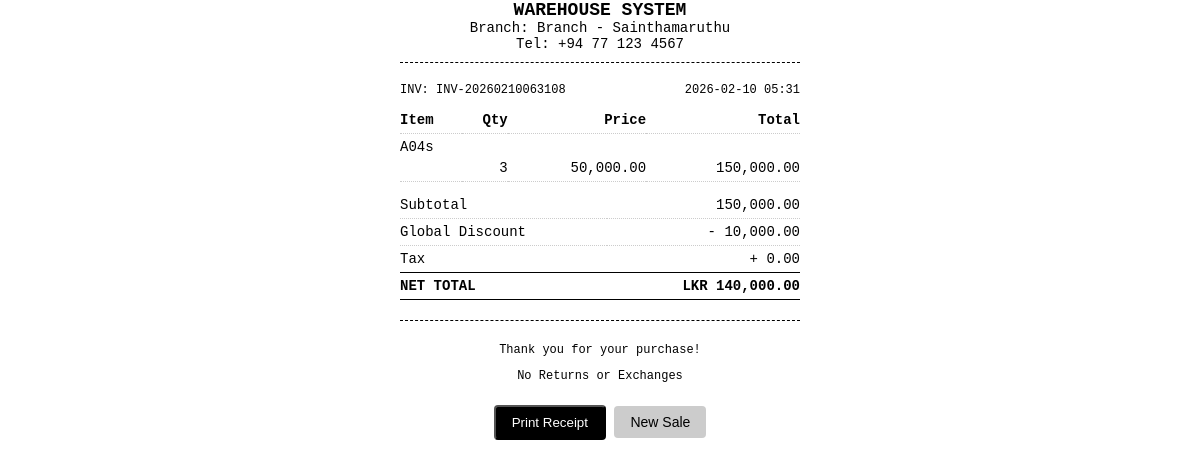
Page /receipt.php?id=1 on the committed database.
### tables this page shows
CREATE TABLE `sales` (
  `id` int(11) NOT NULL,
  `invoice_no` varchar(50) NOT NULL,
  `location_id` int(11) NOT NULL,
  `payment_method` enum('Cash','Card','Transfer') NOT NULL,
  `total_amount` decimal(15,2) DEFAULT 0.00,
  `discount_amount` decimal(15,2) DEFAULT 0.00,
  `tax_amount` decimal(15,2) DEFAULT 0.00,
  `net_amount` decimal(15,2) DEFAULT 0.00,
  `created_at` timestamp NOT NULL DEFAULT current_timestamp()
);

CREATE TABLE `locations` (
  `id` int(11) NOT NULL,
  `code` varchar(50) DEFAULT NULL,
  `name` varchar(150) NOT NULL,
  `created_at` timestamp NOT NULL DEFAULT current_timestamp()
);

CREATE TABLE `sales_items` (
  `id` int(11) NOT NULL,
  `sale_id` int(11) NOT NULL,
  `product_id` int(11) NOT NULL,
  `qty` int(11) NOT NULL,
  `unit_price` decimal(15,2) NOT NULL,
  `subtotal` decimal(15,2) NOT NULL
);

CREATE TABLE `products` (
  `id` int(11) NOT NULL,
  `sku` varchar(50) DEFAULT NULL,
  `name` varchar(150) NOT NULL,
  `brand` varchar(100) DEFAULT NULL,
  `description` text DEFAULT NULL,
  `purchase_price` decimal(10,2) DEFAULT 0.00,
  `selling_price` decimal(10,2) DEFAULT 0.00,
  `category` varchar(100) DEFAULT NULL,
  `unit_price` decimal(10,2) DEFAULT 0.00,
  `min_stock_level` int(11) DEFAULT 5,
  `supplier_name` varchar(100) DEFAULT NULL,
  `status` enum('Active','Inactive') DEFAULT 'Active',
  `expiry_date` date DEFAULT NULL,
  `created_at` timestamp NOT NULL DEFAULT current_timestamp(),
  `supplier_id` int(11) DEFAULT NULL,
  `image_path` varchar(255) DEFAULT NULL,
  `max_stock_level` int(11) DEFAULT 100,
  `weight` decimal(10,2) DEFAULT NULL,
  `unit` varchar(20) DEFAULT 'pcs'
);

### receipt.php (the view, shortened to what this page needs)
<?php
$pdo = db();
$id = (int) $_GET['id'];
$stmt = $pdo->prepare("
    SELECT s.*, l.name as branch_name
    FROM sales s
    JOIN locations l ON l.id = s.location_id
    WHERE s.id = ?
");
$stmt->execute([$id]);
$sale = $stmt->fetch();
$stmt = $pdo->prepare("
    SELECT si.*, p.name, p.sku
    FROM sales_items si
    JOIN products p ON p.id = si.product_id
    WHERE si.sale_id = ?
");
$stmt->execute([$id]);
$items = $stmt->fetchAll();
?>
<!DOCTYPE html>
<html lang="en">
<head>
</head>
<body>
    <div class="header">
        <div class="company">WAREHOUSE SYSTEM</div>
        <div>Branch: <?= htmlspecialchars($sale['branch_name']) ?></div>
        <div>Tel: +94 77 123 4567</div>
    </div>
    <div class="meta">
        <div>INV: <?= htmlspecialchars($sale['invoice_no']) ?></div>
        <div><?= date('Y-m-d H:i', strtotime($sale['created_at'])) ?></div>
    </div>
    <table>
        <thead>
            <tr>
                <th>Item</th>
                <th class="right">Qty</th>
                <th class="right">Price</th>
                <th class="right">Total</th>
            </tr>
        </thead>
        <tbody>
            <?php foreach ($items as $item):
            ?>
                <tr>
                    <td colspan="4" style="border:0; padding-bottom: 0;">
                        <?= htmlspecialchars($item['name']) ?>
                    </td>
                </tr>
                <tr>
                    <td style="padding-top:0;"></td>
                    <td class="right"><?= $item['qty'] ?></td>
                    <td class="right"><?= number_format($item['unit_price'], 2) ?></td>
                    <td class="right"><?= number_format($item['subtotal'], 2) ?></td>
                </tr>
            <?php endforeach; ?>
        </tbody>
    </table>
    <table>
        <tr>
            <td>Subtotal</td>
            <td class="right"><?= number_format($sale['net_amount'] - $sale['tax_amount'] + $sale['discount_amount'], 2) ?></td>
        </tr>
        <tr>
            <td>Global Discount</td>
            <td class="right">- <?= number_format($sale['discount_amount'], 2) ?></td>
        </tr>
        <tr>
            <td>Tax</td>
            <td class="right">+ <?= number_format($sale['tax_amount'], 2) ?></td>
        </tr>
        <tr class="total-row">
            <td>NET TOTAL</td>
            <td class="right">LKR <?= number_format($sale['net_amount'], 2) ?></td>
        </tr>
    </table>
    <div class="footer">
        <p>Thank you for your purchase!</p>
        <p>No Returns or Exchanges</p>
    </div>
    <div class="header no-print" style="border:0;">
        <button class="btn" onclick="window.print()">Print Receipt</button>
        <a href="sales.php" class="btn" style="background: #ccc; color: #000;">New Sale</a>
    </div>
</body>
</html>

### receipt.php (style rules this page uses)
body { font-family: 'Courier New', Courier, monospace; font-size: 14px; max-width: 400px; margin: 0 auto; color: #000; }
.header { text-align: center; margin-bottom: 20px; border-bottom: 1px dashed #000; padding-bottom: 10px; }
.company { font-size: 18px; font-weight: bold; }
.meta { display: flex; justify-content: space-between; margin-bottom: 10px; font-size: 12px; }
table { width: 100%; border-collapse: collapse; margin-bottom: 10px; }
th, td { text-align: left; padding: 5px 0; border-bottom: 1px dotted #ccc; }
.right { text-align: right; }
.total-row { font-weight: bold; border-top: 1px solid #000; border-bottom: 1px solid #000; }
.footer { text-align: center; margin-top: 20px; font-size: 12px; border-top: 1px dashed #000; padding-top: 10px; }
.btn { display: inline-block; background: #000; color: #fff; text-decoration: none; padding: 8px 16px; margin: 10px 0; border-radius: 4px; font-family: sans-serif; cursor: pointer; }

### rows in the picture
sales: location.name "Branch - Sainthamaruthu", invoice_no "INV-20260210063108", created_at "2026-02-10 05:31", $sale['net_amount'] - $sale['tax_amount'] + $sale['discount_amount'] "150,000.00", discount_amount "10,000.00", tax_amount "0.00", net_amount "140,000.00"
sales_items: product.name "A04s", qty "3", unit_price "50,000.00", subtotal "150,000.00"
